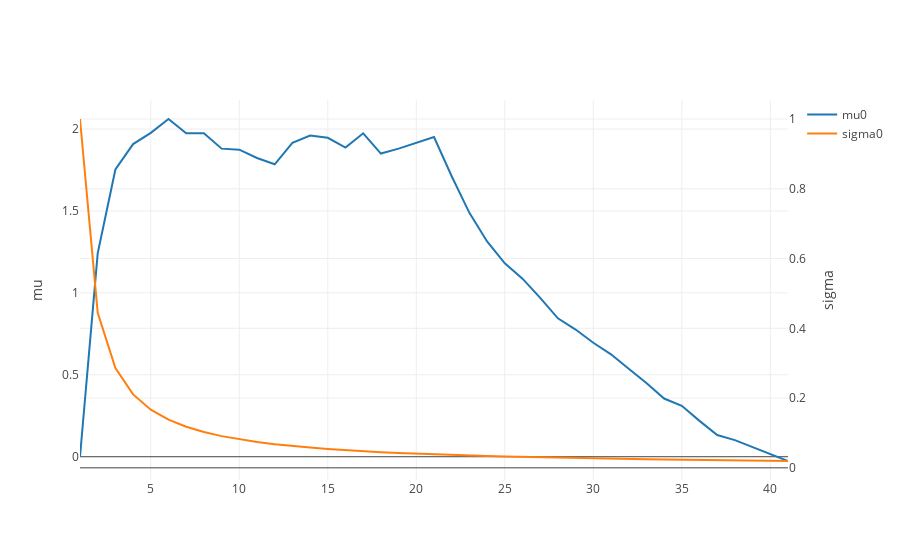

The code cell stored with this chart in its notebook:
### Markdown cell above
What happens if the distribution eventually changes?

### Code cell
nobs = 20
# Paramaters of our initial prior distribution
mu_0, sigma_0 = 0, 1
# Our known variance
sigma = 0.8 # Our known variance
mu0, mu1 = 2, -2 # our *unknown* set of means
stream0 = np.random.randn(nobs) * sigma + mu0
stream1 = np.random.randn(nobs) * sigma + mu1
stream = np.r_[stream0, stream1]

priors = gaussian_learning(stream, mu_0, sigma_0, sigma)
fig = plot_gaussian_learning(priors)
iplot(fig)

### Figure 1 — Plotly figure (JSON) as saved in the notebook; plotly's stock layout.template omitted (floating-point values rounded to 4 significant figures)
{"data": [{"name": "mu0", "type": "scatter", "uid": "0d76253c-2061-469d-8d8f-452d28e9f155", "x": [1, 2, 3, 4, 5, 6, 7, 8, 9, 10, 11, 12, 13, 14, 15, 16, 17, 18, 19, 20, 21, 22, 23, 24, 25, 26, 27, 28, 29, 30, 31, 32, 33, 34, 35, 36, 37, 38, 39, 40, 41], "y": [0, 1.242, 1.753, 1.908, 1.977, 2.061, 1.974, 1.975, 1.881, 1.874, 1.823, 1.785, 1.916, 1.961, 1.947, 1.887, 1.974, 1.85, 1.881, 1.917, 1.951, 1.712, 1.489, 1.314, 1.181, 1.087, 0.9697, 0.8447, 0.7763, 0.6957, 0.6252, 0.5374, 0.4497, 0.3551, 0.3109, 0.2188, 0.1326, 0.1015, 0.05998, 0.01987, -0.02609]}, {"name": "sigma0", "type": "scatter", "uid": "7b56612a-8d88-4b72-a402-043704dbbfb9", "x": [1, 2, 3, 4, 5, 6, 7, 8, 9, 10, 11, 12, 13, 14, 15, 16, 17, 18, 19, 20, 21, 22, 23, 24, 25, 26, 27, 28, 29, 30, 31, 32, 33, 34, 35, 36, 37, 38, 39, 40, 41], "y": [1, 0.4444, 0.2857, 0.2105, 0.1667, 0.1379, 0.1176, 0.1026, 0.09091, 0.08163, 0.07407, 0.0678, 0.0625, 0.05797, 0.05405, 0.05063, 0.04762, 0.04494, 0.04255, 0.0404, 0.03846, 0.0367, 0.03509, 0.03361, 0.03226, 0.03101, 0.02985, 0.02878, 0.02778, 0.02685, 0.02597, 0.02516, 0.02439, 0.02367, 0.02299, 0.02235, 0.02174, 0.02116, 0.02062, 0.0201, 0.01961], "yaxis": "y2"}], "layout": {"autosize": true, "xaxis": {"autorange": true, "range": [1, 41], "type": "linear"}, "yaxis": {"autorange": true, "range": [-0.1421, 2.177], "title": "mu", "type": "linear"}, "yaxis2": {"autorange": true, "overlaying": "y", "range": [-0.03486, 1.054], "side": "right", "title": "sigma", "type": "linear"}}}
